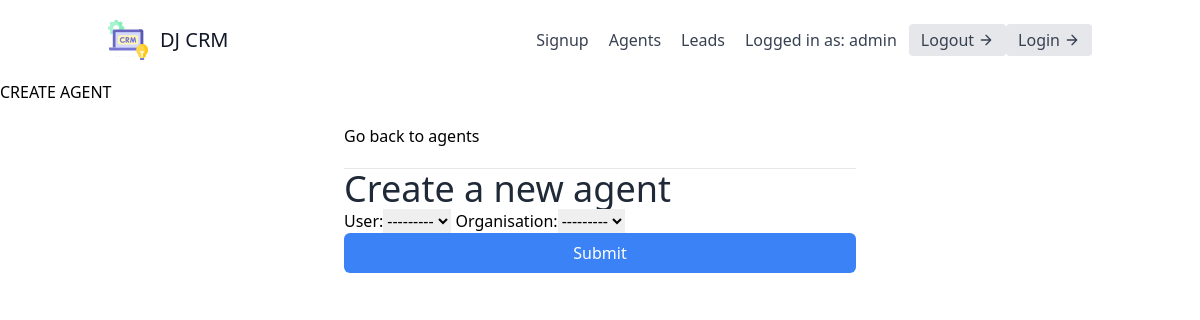
The app's page /agents/create/ (signed in), older data.
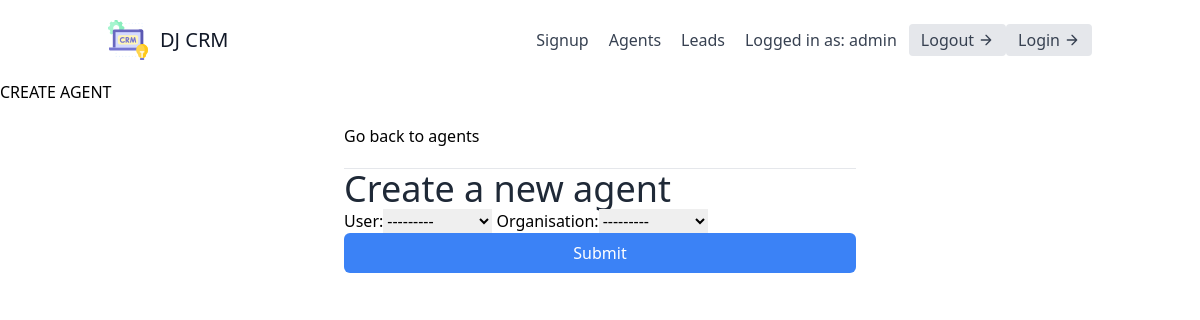
The same page, newer data.
### apps/leads/models.py (models this page shows)
class UserProfile(models.Model):
    user = models.OneToOneField(User, on_delete=models.CASCADE)
    def __str__(self):
        return self.user.username

### apps/agents/views.py (the view, shortened to what this page needs)
# urls.py: path('create/', AgentCreateView.as_view(), name='agent_create'),
class AgentCreateView(LoginRequiredMixin, generic.CreateView):
    template_name = 'agents/agent_create.html'
    form_class = AgentModelForm

### apps/agents/forms.py
class AgentModelForm(forms.ModelForm):
    class Meta:
        model = Agent
        fields = '__all__'

### apps/agents/templates/agents/agent_create.html (shortened to what this page needs)
{% extends "base.html" %}
{% block content %}
<h2>CREATE AGENT</h2>
<div class="max-w-lg mx-auto">
    <div class="py-5 border-b border-gray-200">
        <a class="hover:text-blue-500" href="{% url 'agents:agent_list' %}">Go back to agents</a>
    </div>
    <h1 class="text-4xl text-gray-800">Create a new agent</h1>
    <form method="post">
        {{ form }}
        <button type="submit" class="w-full text-white bg-blue-500 hover:bg-blue-600 px-3 py-2 rounded-md">Submit</button>
    </form>
</div>
{% endblock content %}

Row changes from the older to the newer data that the page shows:
added UserProfile: user "---------"
Text that changed along with them:
form field user: "---------" → (not shown)
